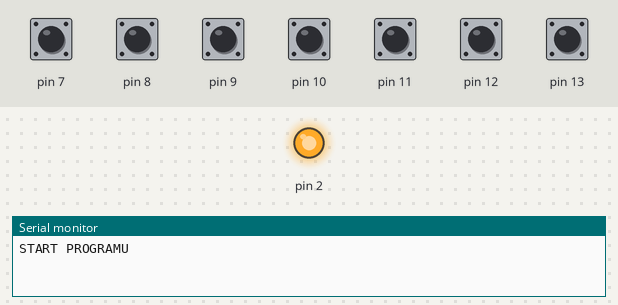
The sketch below on a simulated Arduino Uno, built with avr-gcc and run on an emulated ATmega328P. On the bench: output pins drawn as LEDs (lit = HIGH), the last lines printed to the serial monitor. Inputs (shaded band) come from the test bench; at power-on: pin 7–13 HIGH.

Above: at 2.0 s.
2.1 s: pin 7 pulled LOW for 0.75 s
4.3 s: pin 12 pulled LOW for 0.75 s
At 4.56 s:
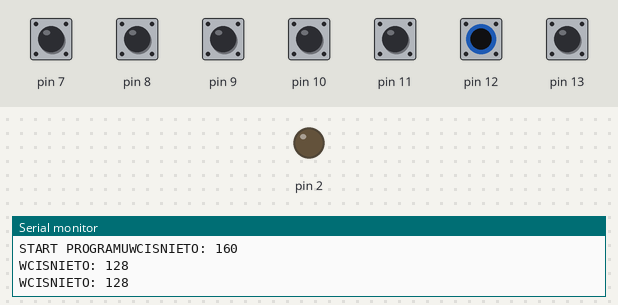
7.5 s: pin 13 pulled LOW for 1 s
At 7.67 s:
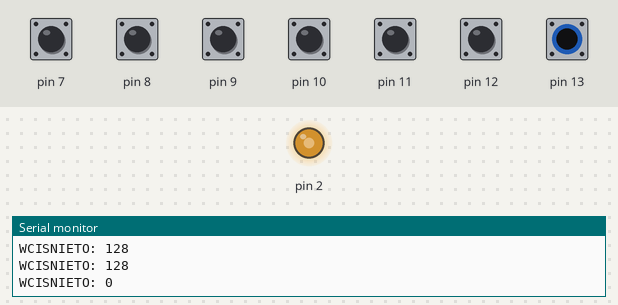
Timing chart, 0 to 10.5 s (numbered marks = the images above; inputs shaded):
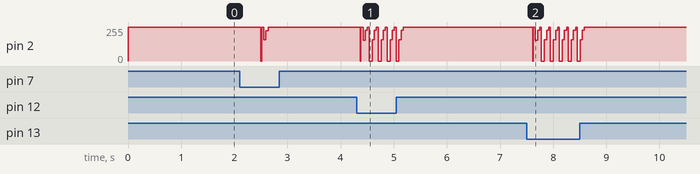

The sketch:

concert_stering.ino
```cpp
// (licence header left out)
//UP: 0xD0
#define UP 0xD0
//0,1,0,0,0,0,0,1,1,1,1,0,1,0,0,0,1,1,0,1,0,0,0,0,0,0,1,0,1,1,1,1
//DOWN: 0x50
#define DOWN 0x50
//0,1,0,0,0,0,0,1,1,1,1,0,1,0,0,0,0,1,0,1,0,0,0,0,1,0,1,0,1,1,1,1
//LEFT: 0x40
#define LEFT 0x40
//0,1,0,0,0,0,0,1,1,1,1,0,1,0,0,0,0,1,0,0,0,0,0,0,1,0,1,1,1,1,1,1
//RIGHT: 0xC0
#define RIGHT 0xC0
//0,1,0,0,0,0,0,1,1,1,1,0,1,0,0,0,1,1,0,0,0,0,0,0,0,0,1,1,1,1,1,1
//VOL+: 0x80
#define VOLI 0x80
//0,1,0,0,0,0,0,1,1,1,1,0,1,0,0,0,1,0,0,0,0,0,0,0,0,1,1,1,1,1,1,1
//VOL-: 0x00
#define VOLD 0x00
//0,1,0,0,0,0,0,1,1,1,1,0,1,0,0,0,0,0,0,0,0,0,0,0,1,1,1,1,1,1,1,1
#define MODE 0xA0


int key=-1;
int oldkey=-1;

int h=0x00;

void setup() {
  pinMode(2,OUTPUT);
  digitalWrite(2,HIGH);

  pinMode(8, INPUT_PULLUP);
  pinMode(9, INPUT_PULLUP);
  pinMode(10, INPUT_PULLUP);
  pinMode(11, INPUT_PULLUP);
  pinMode(12, INPUT_PULLUP);
  pinMode(13, INPUT_PULLUP);
  pinMode(7, INPUT_PULLUP);

  Serial.begin(9600);

  Serial.write("START PROGRAMU");
}

void loop() {

    delay(50);

    int pin8 = digitalRead(8);
    int pin9 = digitalRead(9);
    int pin10 = digitalRead(10);
    int pin11 = digitalRead(11);
    int pin12 = digitalRead(12);
    int pin13 = digitalRead(13);
    int pin7 = digitalRead(7);

    delay(50);

    int action = -1;

    if(pin8 == LOW)
    {
        key = 8;
    }

    if(pin9 == LOW)
    {
        key = 9;
    }

    if(pin10 == LOW)
    {
        key = 10;
    }

    if(pin11 == LOW)
    {
        key = 11;
    }

    if(pin12 == LOW)
    {
        key = 12;
        action = pin12;
    }

    if(pin13 == LOW)
    {
        key = 13;
        action = pin13;
    }

    if(pin7 == LOW)
    {
        key = 7;
    }


    if(key != oldkey || getVolPot(key, action) == 1 && key != -1)
    {
        oldkey = key;

        switch (key)
        {
            case 8:
                sendByte(RIGHT);
              break;

            case 9:
                sendByte(UP);
              break;

            case 10:
                sendByte(DOWN);
              break;

            case 11:
                sendByte(LEFT);
              break;

            case 12:
                sendByte(VOLI);
              break;

            case 13:
                sendByte(VOLD);
              break;

            case 7:
                sendByte(MODE);
              break;
        }
    }

    if(getVolPot(key, action) == 0)
    {
        delay(500);
        key = -1;
    }
  }

void sendByte(int cislo) {

  Serial.write("WCISNIETO: ");
  Serial.println(cislo);

  int c_cislo=0xFF-cislo;
  int cmdStart[32]={0,1,0,0,0,0,0,1,1,1,1,0,1,0,0,0,0,0,0,0,0,0,0,0,0,0,0,0,0,0,0,0};
  for (int i = 23;i>=16;i-- ){
          if (cislo%2  != 0) cmdStart[i]=1;
          cislo = cislo/2;
  }

  for (int i = 31;i>=24;i-- ){
          if (c_cislo%2  != 0) cmdStart[i]=1;
          c_cislo = c_cislo/2;
  }
  digitalWrite(2,LOW);
  delay(9);
  digitalWrite(2,HIGH);
  delayMicroseconds(4500);
  for (int i=0;i<32;i++){
    digitalWrite(2,LOW);
    delayMicroseconds(600);
    digitalWrite(2,HIGH);
    if (cmdStart[i]==0)
      delayMicroseconds(600);
    if (cmdStart[i]==1)
      delayMicroseconds(1700);
  }
  digitalWrite(2,LOW);
  delayMicroseconds(600);
  digitalWrite(2,HIGH);

}

//Zmiana głosnosci bez przerwania
int getVolPot(int k, int action)
{
    if(oldkey == 12 && k == 12 && action == LOW)
    {
        return 1;
    }

    if(oldkey == 13 && k == 13 && action == LOW)
    {
        return 1;
    }

    return 0;
}
```
